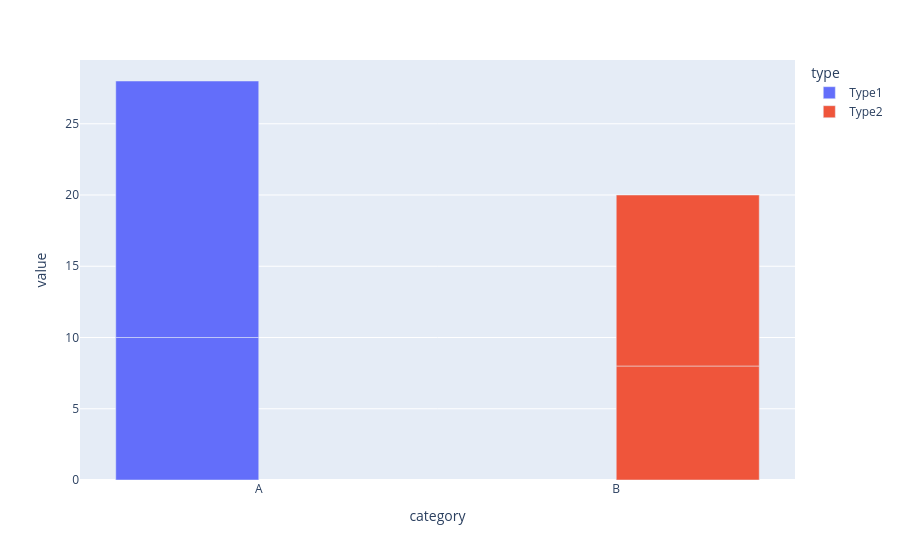

Notebook source saved alongside this figure:
### Markdown cell above
# 그룹화된 막대 그래프

### Code cell
import plotly.express as px
import pandas as pd
# 샘플데이터
df = pd.DataFrame({
    'category' : ['A','A','B','B'],
    'type' : ['Type1','Type2','Type1','Type2'],
    'value' : [10,18,8,12]
})

# 막대 그래프
fig = px.bar(df, x='category', y='value',       
       color = 'type', 
       barmode='group',
       color_continuous_scale='Blues'  # 색상 그라데이션    
)
fig.show()

### Figure 1 — Plotly figure (JSON) as saved in the notebook; plotly's stock layout.template omitted (floating-point values rounded to 4 significant figures)
{"data": [{"alignmentgroup": "True", "hovertemplate": "type=Type1<br>category=%{x}<br>value=%{y}<extra></extra>", "legendgroup": "Type1", "marker": {"color": "#636efa", "pattern": {"shape": ""}}, "name": "Type1", "offsetgroup": "Type1", "orientation": "v", "showlegend": true, "textposition": "auto", "type": "bar", "x": ["A", "A"], "xaxis": "x", "y": [10, 18], "yaxis": "y"}, {"alignmentgroup": "True", "hovertemplate": "type=Type2<br>category=%{x}<br>value=%{y}<extra></extra>", "legendgroup": "Type2", "marker": {"color": "#EF553B", "pattern": {"shape": ""}}, "name": "Type2", "offsetgroup": "Type2", "orientation": "v", "showlegend": true, "textposition": "auto", "type": "bar", "x": ["B", "B"], "xaxis": "x", "y": [8, 12], "yaxis": "y"}], "layout": {"barmode": "group", "legend": {"title": {"text": "type"}, "tracegroupgap": 0}, "margin": {"t": 60}, "xaxis": {"anchor": "y", "domain": [0, 1], "title": {"text": "category"}}, "yaxis": {"anchor": "x", "domain": [0, 1], "title": {"text": "value"}}}}
